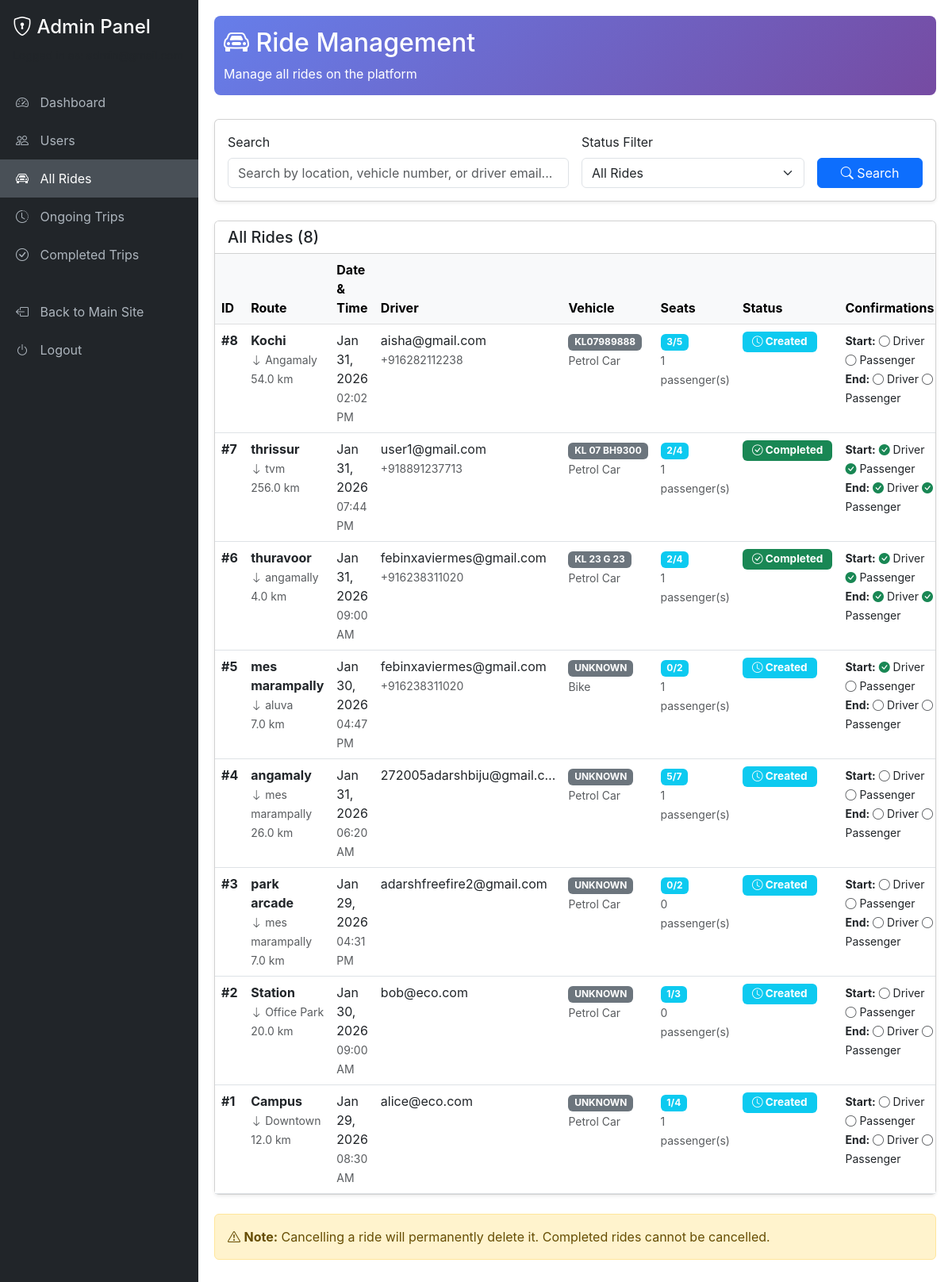
The app's page /custom-admin/rides/ (signed in) with its own data.
### rides/models.py (models this page shows, shortened)
class Ride(models.Model):
    VEHICLE_CHOICES = [
        ('car_petrol', 'Petrol Car'),
        ('bike', 'Bike'),
    ]
    STATUS_CHOICES = [
        ('created', 'Created'),
        ('started', 'Started'),
        ('completed', 'Completed'),
    ]
    from_location = models.CharField(max_length=120)
    to_location = models.CharField(max_length=120)
    ride_date = models.DateField()
    ride_time = models.TimeField()
    vehicle_type = models.CharField(max_length=20, choices=VEHICLE_CHOICES, default='car_petrol')
    vehicle_number = models.CharField(max_length=15, default='UNKNOWN', help_text='Vehicle registration number (e.g., KL07AB1234)')
    distance_km = models.FloatField()
    total_seats = models.IntegerField()
    seats_available = models.IntegerField()
    creator = models.ForeignKey(User, on_delete=models.CASCADE, related_name='rides_created')
    created_at = models.DateTimeField(auto_now_add=True)
    driver_started = models.BooleanField(default=False)
    passenger_started = models.BooleanField(default=False)
    driver_ended = models.BooleanField(default=False)
    passenger_ended = models.BooleanField(default=False)
    ride_status = models.CharField(
        max_length=20,
        choices=STATUS_CHOICES,
        default='created'
    )
    class Meta:
        ordering = ['ride_date', 'ride_time']

class UserProfile(models.Model):
    user = models.OneToOneField(User, on_delete=models.CASCADE, related_name='profile')
    phone_number = models.CharField(
        max_length=12,
        help_text="Phone number must start with 91 and be exactly 12 digits (e.g., 919876543210)"
    )
    id_proof_number = models.CharField(
        max_length=50,
        blank=True,
        help_text="DEPRECATED - Use aadhaar fields instead"
    )
    aadhaar_verified = models.BooleanField(
        default=False,
        help_text="Whether Aadhaar has been verified via OTP"
    )
    aadhaar_last_4_digits = models.CharField(
        max_length=4,
        blank=True,
        null=True,
        help_text="Last 4 digits of Aadhaar (for display only, e.g., XXXX-XXXX-1234)"
    )
    aadhaar_consent_given = models.BooleanField(
        default=False,
        help_text="User gave explicit consent to verify Aadhaar"
    )
    aadhaar_consent_timestamp = models.DateTimeField(
        null=True,
        blank=True,
        help_text="When user gave consent for Aadhaar verification"
    )
    aadhaar_verified_at = models.DateTimeField(
        null=True,
        blank=True,
        help_text="When Aadhaar was successfully verified"
    )
    created_at = models.DateTimeField(auto_now_add=True)

### rides/views.py (the view, shortened to what this page needs)
# urls.py: path('custom-admin/rides/', views.admin_rides_list, name='admin_rides_list'),
@staff_member_required
def admin_rides_list(request):
    search_query = request.GET.get('search', '')
    status_filter = request.GET.get('status', '')
    rides = Ride.objects.select_related('creator').prefetch_related('passengers').all()
    if status_filter:
        rides = rides.filter(ride_status=status_filter)
    rides = rides.order_by('-created_at')
    context = {
        'rides': rides,
        'search_query': search_query,
        'status_filter': status_filter,
    }
    return render(request, 'rides/admin/rides_list.html', context)

### rides/templates/rides/admin/rides_list.html (shortened to what this page needs)
{% extends 'rides/admin/base.html' %}
{% block content %}
<div class="admin-header">
    <div class="container-fluid">
        <h2><i class="bi bi-car-front"></i> Ride Management</h2>
        <p class="mb-0">Manage all rides on the platform</p>
    </div>
</div>
<div class="card shadow-sm mb-4">
    <div class="card-body">
        <form method="get" class="row g-3">
            <div class="col-md-6">
                <label class="form-label">Search</label>
                <input type="text" name="search" class="form-control" placeholder="Search by location, vehicle number, or driver email..." value="{{ search_query }}">
            </div>
            <div class="col-md-4">
                <label class="form-label">Status Filter</label>
                <select name="status" class="form-select">
                    <option value="">All Rides</option>
                </select>
            </div>
            <div class="col-md-2">
                <label class="form-label">&nbsp;</label>
                <button type="submit" class="btn btn-primary w-100">
                    <i class="bi bi-search"></i> Search
                </button>
            </div>
        </form>
    </div>
</div>
<div class="card shadow-sm">
    <div class="card-header bg-white d-flex justify-content-between align-items-center">
        <h5 class="mb-0">All Rides ({{ rides.count }})</h5>
    </div>
    <div class="card-body p-0">
        {% if rides %}
            <div class="table-responsive">
                <table class="table table-hover mb-0">
                    <thead class="table-light">
                        <tr>
                            <th>ID</th>
                            <th>Route</th>
                            <th>Date & Time</th>
                            <th>Driver</th>
                            <th>Vehicle</th>
                            <th>Seats</th>
                            <th>Status</th>
                            <th>Confirmations</th>
                        </tr>
                    </thead>
                    <tbody>
                        {% for ride in rides %}
                        <tr>
                            <td><strong>#{{ ride.id }}</strong></td>
                            <td>
                                <strong>{{ ride.from_location }}</strong>
                                <br>
                                <small class="text-muted">
                                    <i class="bi bi-arrow-down"></i> {{ ride.to_location }}
                                </small>
                                <br>
                                <small class="text-muted">{{ ride.distance_km }} km</small>
                            </td>
                            <td>
                                {{ ride.ride_date|date:"M d, Y" }}
                                <br>
                                <small class="text-muted">{{ ride.ride_time|time:"h:i A" }}</small>
                            </td>
                            <td>
                                {{ ride.creator.email|truncatechars:25 }}
                                {% if ride.creator.profile.phone_number %}
                                    <br><small class="text-muted">+{{ ride.creator.profile.phone_number }}</small>
                                {% endif %}
                            </td>
                            <td>
                                <span class="badge bg-secondary">{{ ride.vehicle_number }}</span>
                                <br>
                                <small class="text-muted">{{ ride.get_vehicle_type_display }}</small>
                            </td>
                            <td>
                                <span class="badge bg-info">
                                    {{ ride.seats_available }}/{{ ride.total_seats }}
                                </span>
                                <br>
                                <small class="text-muted">{{ ride.passengers.count }} passenger(s)</small>
                            </td>
                            <td>
                                {% if ride.ride_status == 'created' %}
                                    <span class="badge bg-info badge-status">
                                        <i class="bi bi-clock"></i> Created
                                    </span>
                                {% elif ride.ride_status == 'started' %}
                                    <span class="badge bg-warning badge-status">
                                        <i class="bi bi-play-circle"></i> Started
                                    </span>
                                {% elif ride.ride_status == 'completed' %}
                                    <span class="badge bg-success badge-status">
                                        <i class="bi bi-check-circle"></i> Completed
                                    </span>
                                {% endif %}
                            </td>
                            <td>
                                <small>
                                    <strong>Start:</strong>
                                    {% if ride.driver_started %}
                                        <i class="bi bi-check-circle-fill text-success"></i> Driver
                                    {% else %}
                                        <i class="bi bi-circle text-muted"></i> Driver
                                    {% endif %}
                                    {% if ride.passenger_started %}
                                        <i class="bi bi-check-circle-fill text-success"></i> Passenger
                                    {% else %}
                                        <i class="bi bi-circle text-muted"></i> Passenger
                                    {% endif %}
                                    <br>
                                    <strong>End:</strong>
                                    {% if ride.driver_ended %}
                                        <i class="bi bi-check-circle-fill text-success"></i> Driver
                                    {% else %}
                                        <i class="bi bi-circle text-muted"></i> Driver
                                    {% endif %}
                                    {% if ride.passenger_ended %}
                                        <i class="bi bi-check-circle-fill text-success"></i> Passenger
                                    {% else %}
                                        <i class="bi bi-circle text-muted"></i> Passenger
                                    {% endif %}
                                </small>
                            </td>
                        </tr>
                        {% endfor %}
                    </tbody>
                </table>
            </div>
        {% endif %}
    </div>
</div>
<div class="alert alert-warning mt-4">
    <i class="bi bi-exclamation-triangle"></i>
    <strong>Note:</strong> Cancelling a ride will permanently delete it. Completed rides cannot be cancelled.
</div>
{% endblock %}

### rides/templates/rides/admin/base.html (style rules this page uses)
body { font-family: -apple-system, BlinkMacSystemFont, "Segoe UI", Roboto, "Helvetica Neue", Arial, sans-serif; }
.badge-status { padding: 6px 12px; font-size: 0.85rem; }
.admin-header { background: linear-gradient(135deg, #667eea 0%, #764ba2 100%); color: white; padding: 15px 0; margin-bottom: 30px; border-radius: 8px; }

### records on screen
Ride: id "8", from_location "Kochi", to_location "Angamaly", distance_km "54.0", ride_date "Jan 31, 2026", ride_time "02:02 PM", creator.email "aisha@gmail.com", creator.profile.phone_number "916282112238", vehicle_number "KL07989888", vehicle_type "Petrol Car", seats_available "3", total_seats "5", passengers.count "1", ride_status "created" (drawn), driver_started False (drawn), passenger_started False (drawn), driver_ended False (drawn), passenger_ended False (drawn)
Ride: id "7", from_location "thrissur", to_location "tvm", distance_km "256.0", ride_date "Jan 31, 2026", ride_time "07:44 PM", creator.email "user1@gmail.com", creator.profile.phone_number "918891237713", vehicle_number "KL 07 BH9300", vehicle_type "Petrol Car", seats_available "2", total_seats "4", passengers.count "1", ride_status "completed" (drawn), driver_started True (drawn), passenger_started True (drawn), driver_ended True (drawn), passenger_ended True (drawn)
Ride: id "6", from_location "thuravoor", to_location "angamally", distance_km "4.0", ride_date "Jan 31, 2026", ride_time "09:00 AM", creator.email "febinxaviermes@gmail.com", creator.profile.phone_number "916238311020", vehicle_number "KL 23 G 23", vehicle_type "Petrol Car", seats_available "2", total_seats "4", passengers.count "1", ride_status "completed" (drawn), driver_started True (drawn), passenger_started True (drawn), driver_ended True (drawn), passenger_ended True (drawn)
Ride: id "5", from_location "mes marampally", to_location "aluva", distance_km "7.0", ride_date "Jan 30, 2026", ride_time "04:47 PM", creator.email "febinxaviermes@gmail.com", creator.profile.phone_number "916238311020", vehicle_number "UNKNOWN", vehicle_type "Bike", seats_available "0", total_seats "2", passengers.count "1", ride_status "created" (drawn), driver_started True (drawn), passenger_started False (drawn), driver_ended False (drawn), passenger_ended False (drawn)
Ride: id "4", from_location "angamaly", to_location "mes marampally", distance_km "26.0", ride_date "Jan 31, 2026", ride_time "06:20 AM", creator.email "272005adarshbiju@gmail.c…", vehicle_number "UNKNOWN", vehicle_type "Petrol Car", seats_available "5", total_seats "7", passengers.count "1", ride_status "created" (drawn), driver_started False (drawn), passenger_started False (drawn), driver_ended False (drawn), passenger_ended False (drawn)
Ride: id "3", from_location "park arcade", to_location "mes marampally", distance_km "7.0", ride_date "Jan 29, 2026", ride_time "04:31 PM", creator.email "adarshfreefire2@gmail.com", vehicle_number "UNKNOWN", vehicle_type "Petrol Car", seats_available "0", total_seats "2", passengers.count "0", ride_status "created" (drawn), driver_started False (drawn), passenger_started False (drawn), driver_ended False (drawn), passenger_ended False (drawn)
Ride: id "2", from_location "Station", to_location "Office Park", distance_km "20.0", ride_date "Jan 30, 2026", ride_time "09:00 AM", creator.email "bob@eco.com", vehicle_number "UNKNOWN", vehicle_type "Petrol Car", seats_available "1", total_seats "3", passengers.count "0", ride_status "created" (drawn), driver_started False (drawn), passenger_started False (drawn), driver_ended False (drawn), passenger_ended False (drawn)
Ride: id "1", from_location "Campus", to_location "Downtown", distance_km "12.0", ride_date "Jan 29, 2026", ride_time "08:30 AM", creator.email "alice@eco.com", vehicle_number "UNKNOWN", vehicle_type "Petrol Car", seats_available "1", total_seats "4", passengers.count "1", ride_status "created" (drawn), driver_started False (drawn), passenger_started False (drawn), driver_ended False (drawn), passenger_ended False (drawn)

### other values on screen
{{ rides.count }} "8"
